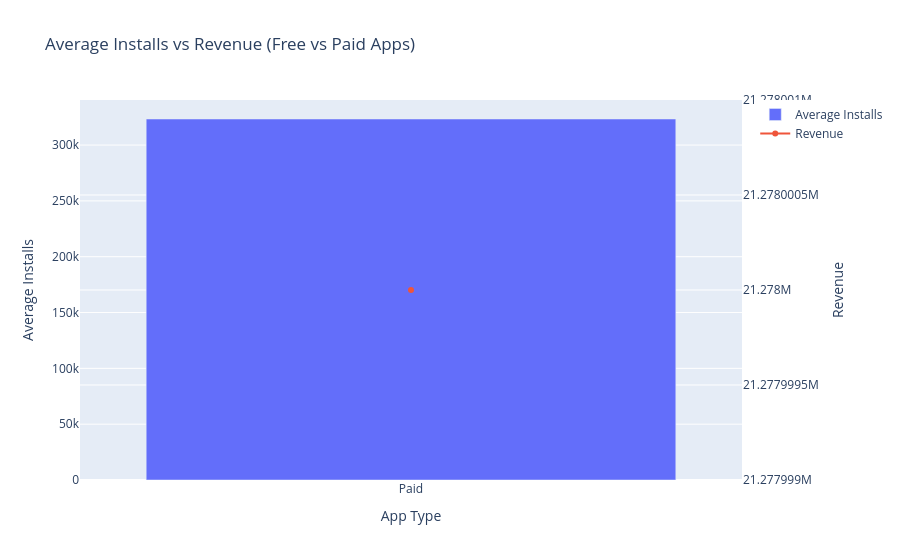

Write notebook code for a chart like this one.
### Code cell
import pandas as pd
import plotly.graph_objects as go
from datetime import datetime

# Load Dataset
df = pd.read_csv(r"C:\Users\Harshitha.M\Downloads\Play Store Data (1).csv")

# Remove duplicates
df = df.drop_duplicates()

# Convert Rating
df["Rating"] = pd.to_numeric(df["Rating"], errors="coerce")

# Convert Reviews
df["Reviews"] = pd.to_numeric(df["Reviews"], errors="coerce")

# Clean Installs
df["Installs"] = df["Installs"].astype(str)
df["Installs"] = df["Installs"].str.replace(",", "", regex=False)
df["Installs"] = df["Installs"].str.replace("+", "", regex=False)
df["Installs"] = pd.to_numeric(df["Installs"], errors="coerce")

# Clean Price
df["Price"] = df["Price"].astype(str)
df["Price"] = df["Price"].str.replace("$", "", regex=False)
df["Price"] = pd.to_numeric(df["Price"], errors="coerce")

# Convert Size to MB
def convert_size(size):
    size = str(size)
    if "M" in size:
        return float(size.replace("M", ""))
    elif "k" in size:
        return float(size.replace("k", "")) / 1024
    else:
        return None

df["Size"] = df["Size"].apply(convert_size)

# Revenue
df["Revenue"] = df["Price"] * df["Installs"]

# Filters
filtered_df = df[
    (df["Installs"] > 10000) &
    (df["Revenue"] > 10000) &
    (df["Rating"] > 4.0) &
    (df["Size"] > 15) &
    (df["Content Rating"] == "Everyone") &
    (df["App"].str.len() <= 30)
]

# Top 3 Categories
top_categories = (
    filtered_df.groupby("Category")["Installs"]
    .sum()
    .sort_values(ascending=False)
    .head(3)
    .index
)

filtered_df = filtered_df[
    filtered_df["Category"].isin(top_categories)
]

# Average Installs and Revenue
result = (
    filtered_df.groupby("Type")
    .agg(
        Average_Installs=("Installs", "mean"),
        Revenue=("Revenue", "sum")
    )
    .reset_index()
)

# Current Time
current_hour = 13
# Change to:
# current_hour = datetime.now().hour
# before submitting

if 13 <= current_hour < 14:

    fig = go.Figure()

    fig.add_trace(
        go.Bar(
            x=result["Type"],
            y=result["Average_Installs"],
            name="Average Installs"
        )
    )

    fig.add_trace(
        go.Scatter(
            x=result["Type"],
            y=result["Revenue"],
            mode="lines+markers",
            name="Revenue",
            yaxis="y2"
        )
    )

    fig.update_layout(
        title="Average Installs vs Revenue (Free vs Paid Apps)",
        xaxis_title="App Type",
        yaxis=dict(title="Average Installs"),
        yaxis2=dict(
            title="Revenue",
            overlaying="y",
            side="right"
        )
    )

    fig.show()

else:
    print("This graph is available only between 1 PM and 2 PM IST.")

### Figure 1 — Plotly figure (JSON) as saved in the notebook; plotly's stock layout.template omitted (floating-point values rounded to 4 significant figures)
{"data": [{"name": "Average Installs", "type": "bar", "x": ["Paid"], "y": [323300.0]}, {"mode": "lines+markers", "name": "Revenue", "type": "scatter", "x": ["Paid"], "y": [21280000.0], "yaxis": "y2"}], "layout": {"title": {"text": "Average Installs vs Revenue (Free vs Paid Apps)"}, "xaxis": {"title": {"text": "App Type"}}, "yaxis": {"title": {"text": "Average Installs"}}, "yaxis2": {"overlaying": "y", "side": "right", "title": {"text": "Revenue"}}}}
